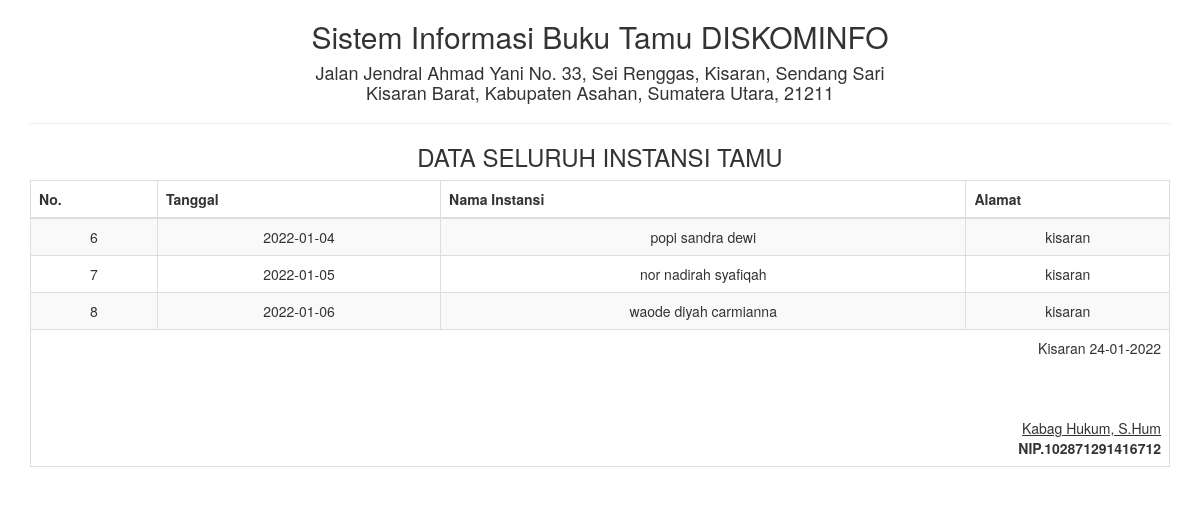
Screenshot of /report/instansi_semua.php with the database file from the repository.
### tables this page shows
CREATE TABLE `tb_instansi` (
  `no` int(5) NOT NULL,
  `tanggal` date NOT NULL,
  `nama` varchar(50) NOT NULL,
  `alamat` varchar(50) NOT NULL
);

### report/instansi_semua.php (the view, shortened to what this page needs)
<!DOCTYPE html>
<html>
    <head>
        <link href="../Assets/css/bootstrap.min.css" rel="stylesheet" type="text/css"/>
    </head>
    <body onload="print()">
        <?php
        include '../config/koneksi.php';
        ?>
        <div class="container">
            <div class='row'>
                <div class="col-sm-12">
                    <div class="text-center">
                        <h2>Sistem Informasi Buku Tamu DISKOMINFO </h2>
                        <h4>Jalan Jendral Ahmad Yani No. 33, Sei Renggas, Kisaran, Sendang Sari <br> Kisaran Barat, Kabupaten Asahan, Sumatera Utara, 21211</h4>
                        <hr>
                        <h3>DATA SELURUH INSTANSI TAMU</h3>
                        <table class="table table-bordered table-striped table-hover">
                        <tbody>
                                <thead>
								<tr>
									<th>No.</th><th>Tanggal</th><th>Nama Instansi</th><th>Alamat</th>
								</tr>
								</thead>
							<tbody>
                            <?php
                            $sql = "SELECT * FROM tb_instansi";
                            $query = mysqli_query($koneksi, $sql) or die("SQL Anda Salah");
                            while ($data = mysqli_fetch_array($query)) {
                                ?>
                                <tr>
                                    <td><?= $data['no'] ?></td>
                                    <td><?= $data['tanggal'] ?></td>
                                    <td><?= $data['nama'] ?></td>
                                    <td><?= $data['alamat'] ?></td>
                                </tr>
                            <?php } ?>
							</tbody>
                        </tbody>
                            <tfoot>
                                <tr>
                                    <td colspan="8" class="text-right">
                                        Kisaran  <?= date("d-m-Y") ?>
                                        <br><br><br><br>
                                        <u>Kabag Hukum, S.Hum<strong></u><br>
                                        NIP.102871291416712
									</td>
								</tr>
							</tfoot>
                        </table>
                    </div>
                </div>
            </div>
    </body>
</html>

### rows the page displays
tb_instansi: no "6", tanggal "2022-01-04", nama "popi sandra dewi", alamat "kisaran"
tb_instansi: no "7", tanggal "2022-01-05", nama "nor nadirah syafiqah", alamat "kisaran"
tb_instansi: no "8", tanggal "2022-01-06", nama "waode diyah carmianna", alamat "kisaran"
